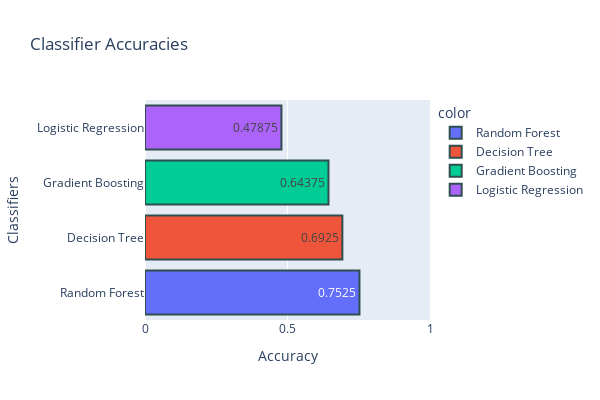

The code cell stored with this chart in its notebook:
### Markdown cell above
This code defines a function called visualize_evaluation_results that utilizes the Plotly library to create an interactive visualization of the evaluation results for different classifiers. The function takes a dictionary, evaluation_results, as input, which contains evaluation metrics such as accuracy for each classifier.

In the generated chart, the classifier names are on the vertical axis, and their corresponding accuracies are on the horizontal axis. Each bar represents the accuracy of a specific classifier, and the color of the bars corresponds to the classifier names. The chart is interactive, allowing you to visually inspect the accuracies of different classifiers.

The example of usage calls the visualize_evaluation_results function with previously computed evaluation results and displays the bar chart of classifier accuracies. If you wish to print more detailed information about the evaluation results, you can add a loop to iterate through the evaluation_results dictionary and print the desired details.

Insight: Random Forest achieved the highest accuracy (0.7800), outperforming other classifiers.

### Code cell
def visualize_evaluation_results(evaluation_results):

    import plotly.express as px
    """
    Visualize the evaluation results of different classifiers using Plotly.

    Parameters:
    evaluation_results (dict): A dictionary containing the evaluation results of different classifiers.

    Returns:
    None
    """
    classifier_names = list(evaluation_results.keys())
    accuracies = [round(result['Accuracy'],5) for result in evaluation_results.values()]

    fig = px.bar(y=classifier_names, x=accuracies, text=accuracies, orientation='h',
                 color=classifier_names, labels={'x': 'Accuracy', 'y': 'Classifiers'},
                 title='Classifier Accuracies', width=600, height=400)

    fig.update_traces(marker=dict(line=dict(width=2, color='DarkSlateGrey')))

    fig.update_xaxes(range=[0, 1.0])
    fig.show()


visualize_evaluation_results(evaluation_results)

### Figure 1 — Plotly figure (JSON) as saved in the notebook; plotly's stock layout.template omitted (floating-point values rounded to 4 significant figures)
{"data": [{"alignmentgroup": "True", "hovertemplate": "color=Random Forest<br>Accuracy=%{x}<br>Classifiers=%{y}<br>text=%{text}<extra></extra>", "legendgroup": "Random Forest", "marker": {"color": "#636efa", "line": {"color": "DarkSlateGrey", "width": 2}, "pattern": {"shape": ""}}, "name": "Random Forest", "offsetgroup": "Random Forest", "orientation": "h", "showlegend": true, "text": [0.7525], "textposition": "auto", "type": "bar", "x": [0.7525], "xaxis": "x", "y": ["Random Forest"], "yaxis": "y"}, {"alignmentgroup": "True", "hovertemplate": "color=Decision Tree<br>Accuracy=%{x}<br>Classifiers=%{y}<br>text=%{text}<extra></extra>", "legendgroup": "Decision Tree", "marker": {"color": "#EF553B", "line": {"color": "DarkSlateGrey", "width": 2}, "pattern": {"shape": ""}}, "name": "Decision Tree", "offsetgroup": "Decision Tree", "orientation": "h", "showlegend": true, "text": [0.6925], "textposition": "auto", "type": "bar", "x": [0.6925], "xaxis": "x", "y": ["Decision Tree"], "yaxis": "y"}, {"alignmentgroup": "True", "hovertemplate": "color=Gradient Boosting<br>Accuracy=%{x}<br>Classifiers=%{y}<br>text=%{text}<extra></extra>", "legendgroup": "Gradient Boosting", "marker": {"color": "#00cc96", "line": {"color": "DarkSlateGrey", "width": 2}, "pattern": {"shape": ""}}, "name": "Gradient Boosting", "offsetgroup": "Gradient Boosting", "orientation": "h", "showlegend": true, "text": [0.6438], "textposition": "auto", "type": "bar", "x": [0.6438], "xaxis": "x", "y": ["Gradient Boosting"], "yaxis": "y"}, {"alignmentgroup": "True", "hovertemplate": "color=Logistic Regression<br>Accuracy=%{x}<br>Classifiers=%{y}<br>text=%{text}<extra></extra>", "legendgroup": "Logistic Regression", "marker": {"color": "#ab63fa", "line": {"color": "DarkSlateGrey", "width": 2}, "pattern": {"shape": ""}}, "name": "Logistic Regression", "offsetgroup": "Logistic Regression", "orientation": "h", "showlegend": true, "text": [0.4788], "textposition": "auto", "type": "bar", "x": [0.4788], "xaxis": "x", "y": ["Logistic Regression"], "yaxis": "y"}], "layout": {"barmode": "relative", "height": 400, "legend": {"title": {"text": "color"}, "tracegroupgap": 0}, "title": {"text": "Classifier Accuracies"}, "width": 600, "xaxis": {"anchor": "y", "domain": [0, 1], "range": [0, 1], "title": {"text": "Accuracy"}}, "yaxis": {"anchor": "x", "domain": [0, 1], "title": {"text": "Classifiers"}}}}
